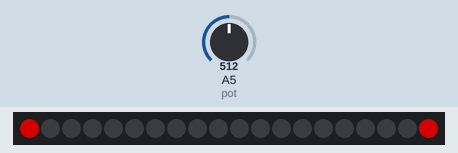
Recording of a sketch running on a simulated Arduino Uno, built with avr-gcc and run on an emulated ATmega328P. On the bench: 20 RGB LEDs in strip order, left to right. Inputs (shaded band) come from the test bench; at power-on: A5 (pot) = 512. Dim RGB values are drawn brighter than linear.

Above: at 0.81 s.
1.3 s: A5 (pot) set to 0
At 2.3 s:
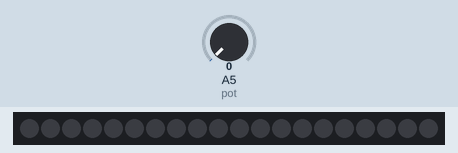
2.8 s: A5 (pot) set to 20
At 4.06 s:
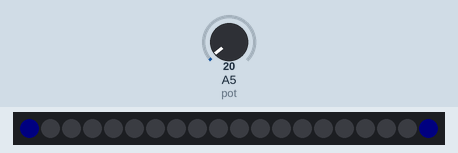
4.5 s: A5 (pot) set to 122
At 5.68 s:
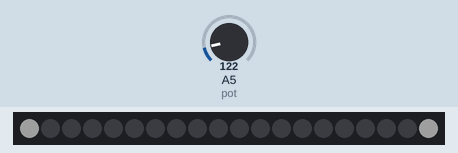

The sketch:

ex4-2-2.ino
```cpp
//========== ex4-2-2.ino ============
// serial RGB LED connected to Arduino pin 11
// V pot connected to Arduino pin A5
//========== Global Declaration ============
#include <Adafruit_NeoPixel.h>	// include the Adafruit_NeoPixel library
const int pot = A5;		// V pot connected to analog pin A5
const int LED = 11;		// serial RGB LED connected to digital pin 11
Adafruit_NeoPixel strip=Adafruit_NeoPixel(20,LED,NEO_GRB+ NEO_KHZ800);
//========== Initialization ============
void setup()
{  strip.begin();		// initialize the Adafruit_NeoPixel library
   strip.show();		// update the whole strip
}
//========== Main Code ============
void loop()
{  brightness();				// adjust brightness with V pot
   for(int i=0; i<3;i++)			// call the pili() 3 times
   {  pili(strip.Color(255,0,0),80);		// red
      pili(strip.Color(0,255,0),80);		// green
      pili(strip.Color(0,0,255),80);		// blue
      pili(strip.Color(255,255,255),80);	// white
   }
   for(int i=0; i<3;i++)			// call the jumping() 3 times
   {  jumping(strip.Color(255,0,0),70);		// red
      jumping(strip.Color(0,255,0),70);		// green
      jumping(strip.Color(0,0,255),70);		// blue
      jumping(strip.Color(255,255,255),70);	// white
   }
}
//========== Functions ============
//========== brightness() function   ============
// pot connected to analog pin, strip is the Adafruit_NeoPixel object name
void brightness()
{  int x=analogRead(pot);
   strip.setBrightness(x/4);
}
// pili() function
// two ON LEDs run from the middle to both ends, and then from both ends to the middle
// change the waiting value to adjust painting speed
void pili(uint32_t c24, uint8_t waiting)
{  // from the middle to both ends
   for(int i=0; i<strip.numPixels()/2; i++) 		// fill the pixels one by one with a color
   {  brightness(); 					// adjust brightness with V pot
      strip.setPixelColor(strip.numPixels()/2-1-i, c24);// set the left pixels color
      strip.setPixelColor(strip.numPixels()/2+i, c24);	// set the right pixels color
      strip.show();					// update the whole strip
      delay(waiting); 					// a delay of waiting value
      strip.setPixelColor(strip.numPixels()/2-1-i, 0);	// turn the left pixels off
      strip.setPixelColor(strip.numPixels()/2+i, 0); 	// turn the right pixels off
   }
   // from both ends to the middle
   for(int i=0; i<strip.numPixels()/2; i++) 		// fill the pixels one by one with a color
   {  brightness(); 					// adjust brightness with V pot
      strip.setPixelColor(i, c24); 			// set the color of the left pixels
      strip.setPixelColor(strip.numPixels()-1-i, c24); 	// set the right pixels color
      strip.show();					// update the whole strip
      delay(waiting); 					// a delay of waiting value
      strip.setPixelColor(i, 0); 			// turn the left pixels off
      strip.setPixelColor(strip.numPixels()-1-i, 0); 	// turn the right pixels off
   }
}
// jumping() function
// change the waiting value to adjust the chasing speed
void jumping(uint32_t color, uint8_t waiting)
{  for (int i=0; i<10; i++)   			// repeat 10 times
   {  brightness(); 				// adjust brightness with V pot
      for (int cShift=0; cShift < 3; cShift ++)
      {  for (int j=0; j < strip.numPixels()/2; j+=3) // turn every third pixel on
	 {  strip.setPixelColor(strip.numPixels()/2-1-j+cShift, color); // left pixels
	    strip.setPixelColor(strip.numPixels()/2+j+cShift, color);	// right pixels
	 }
	 strip.show();				        // update the whole strip
	 delay(waiting); 				// a delay of waiting value
	 for (int j=0; j < strip.numPixels()/2; j+=3)   // turn every third pixel off
	 {  strip.setPixelColor(strip.numPixels()/2-1-j+cShift, 0); // left pixels
	    strip.setPixelColor(strip.numPixels()/2+j+cShift, 0);   // right pixels
	 }
       }
   }
}
```

Measured:
- after the input at 1.3 s, the LEDs: change at once (image 1)
- after the input at 2.8 s, the LEDs: first change at once (image 2 shows a later state)
